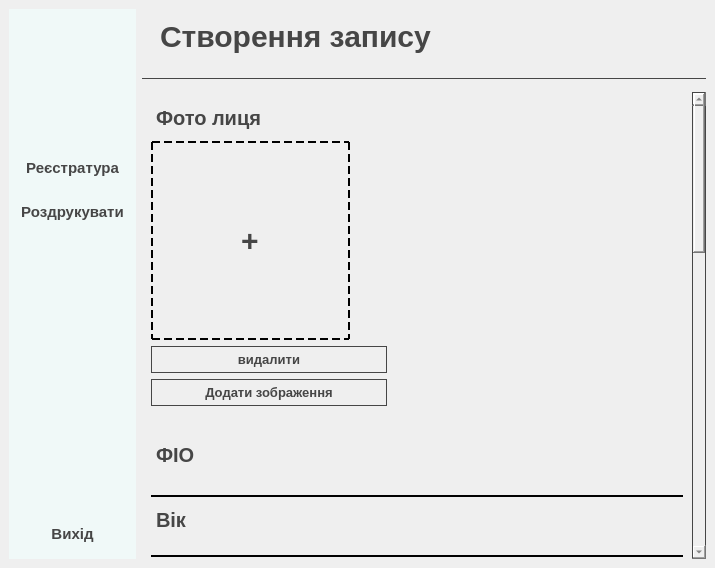
<?xml version="1.0" encoding="UTF-8"?>
<ui version="4.0">
 <class>MainWindow</class>
 <widget class="QMainWindow" name="MainWindow">
  <property name="geometry">
   <rect>
    <x>0</x>
    <y>0</y>
    <width>715</width>
    <height>568</height>
   </rect>
  </property>
  <property name="windowTitle">
   <string>MainWindow</string>
  </property>
  <property name="styleSheet">
   <string notr="true">*{
font-family: 'Comfortaa', cursive;
font-weight: bold;
color: #464646;
}</string>
  </property>
  <widget class="QWidget" name="centralwidget">
   <layout class="QVBoxLayout" name="verticalLayout">
    <property name="spacing">
     <number>0</number>
    </property>
    <property name="leftMargin">
     <number>0</number>
    </property>
    <property name="topMargin">
     <number>0</number>
    </property>
    <property name="rightMargin">
     <number>0</number>
    </property>
    <property name="bottomMargin">
     <number>0</number>
    </property>
    <item>
     <widget class="QStackedWidget" name="stackedWidget">
      <property name="styleSheet">
       <string notr="true">padding: 0px;</string>
      </property>
      <property name="lineWidth">
       <number>0</number>
      </property>
      <widget class="QWidget" name="page">
       <layout class="QGridLayout" name="gridLayout">
        <item row="0" column="0" rowspan="3">
         <widget class="QFrame" name="leftTab">
          <property name="maximumSize">
           <size>
            <width>135</width>
            <height>568</height>
           </size>
          </property>
          <property name="styleSheet">
           <string notr="true">*{
background-color: rgb(240, 249, 248);
}
QPushButton{
font-size: 15px;
font-weight: bold;
border: 0px solid none;
padding: 10px;
}
QPushButton:hover{
border: 2px dashed rgb(101, 199, 198);
}
#leftTab{
padding-left: 0px;
padding-right: 0px;
}</string>
          </property>
          <layout class="QGridLayout" name="leftTabGrid_2">
           <property name="leftMargin">
            <number>0</number>
           </property>
           <property name="topMargin">
            <number>0</number>
           </property>
           <property name="rightMargin">
            <number>0</number>
           </property>
           <property name="bottomMargin">
            <number>6</number>
           </property>
           <property name="spacing">
            <number>6</number>
           </property>
           <item row="1" column="0">
            <widget class="QPushButton" name="btn_menu">
             <property name="sizePolicy">
              <sizepolicy hsizetype="Ignored" vsizetype="Minimum">
               <horstretch>0</horstretch>
               <verstretch>0</verstretch>
              </sizepolicy>
             </property>
             <property name="text">
              <string notr="true">Реєстратура</string>
             </property>
             <property name="autoRepeat">
              <bool>false</bool>
             </property>
             <property name="autoExclusive">
              <bool>false</bool>
             </property>
            </widget>
           </item>
           <item row="2" column="0">
            <widget class="QPushButton" name="pushButton_2">
             <property name="text">
              <string>Роздрукувати</string>
             </property>
            </widget>
           </item>
           <item row="3" column="0">
            <spacer name="verticalSpacer_2">
             <property name="orientation">
              <enum>Qt::Vertical</enum>
             </property>
             <property name="sizeHint" stdset="0">
              <size>
               <width>20</width>
               <height>40</height>
              </size>
             </property>
            </spacer>
           </item>
           <item row="0" column="0">
            <widget class="QLabel" name="logoPhoto">
             <property name="styleSheet">
              <string notr="true">padding: 30px;
margin: 30px;
border-image: url(clear-logo.png);
</string>
             </property>
             <property name="text">
              <string/>
             </property>
            </widget>
           </item>
           <item row="4" column="0">
            <widget class="QPushButton" name="pushButtonExit">
             <property name="text">
              <string>Вихід</string>
             </property>
            </widget>
           </item>
          </layout>
         </widget>
        </item>
        <item row="0" column="1">
         <widget class="QLabel" name="label">
          <property name="styleSheet">
           <string notr="true">font-size: 30px;
font-weight: bold;
padding: 10px;</string>
          </property>
          <property name="text">
           <string>Створення запису</string>
          </property>
         </widget>
        </item>
        <item row="1" column="1">
         <widget class="QLabel" name="line">
          <property name="styleSheet">
           <string notr="true">padding: 0px;</string>
          </property>
          <property name="frameShape">
           <enum>QFrame::HLine</enum>
          </property>
          <property name="text">
           <string/>
          </property>
         </widget>
        </item>
        <item row="2" column="1">
         <widget class="QScrollArea" name="scrollArea">
          <property name="styleSheet">
           <string notr="true">*{
padding: 0px;
background: transparent;
}
*{
color: #464646;
border: 1px solid #464646;
font-size: 13px;
}
QScrollArea{
border: none;
}
QLabel{
border: none;
font-size: 20px;
}
#scrollAreaWidgetContents{
border: none;
}
</string>
          </property>
          <property name="frameShape">
           <enum>QFrame::HLine</enum>
          </property>
          <property name="frameShadow">
           <enum>QFrame::Plain</enum>
          </property>
          <property name="verticalScrollBarPolicy">
           <enum>Qt::ScrollBarAsNeeded</enum>
          </property>
          <property name="horizontalScrollBarPolicy">
           <enum>Qt::ScrollBarAsNeeded</enum>
          </property>
          <property name="sizeAdjustPolicy">
           <enum>QAbstractScrollArea::AdjustIgnored</enum>
          </property>
          <property name="widgetResizable">
           <bool>true</bool>
          </property>
          <widget class="QWidget" name="scrollAreaWidgetContents">
           <property name="geometry">
            <rect>
             <x>0</x>
             <y>0</y>
             <width>539</width>
             <height>1363</height>
            </rect>
           </property>
           <property name="styleSheet">
            <string notr="true">QScrollBar::handle {
        border-radius: 5px;
}
QPushButton{
padding-top: 5px;
padding-bottom: 5px;
}
QLabel{
margin-top: 5px;
}
QScrollBar::handle:vertical {
    background: rgb(101, 199, 198);
}
QLineEdit{
border: 2px solid black;
border-top: none;
border-right: none;
border-left: none;
}
QScrollBar:vertical {
	border-radius: 10px;
}
QPushButton:hover{
border: 2px dashed #464646;
}
QPushButton:pressed {
   background: rgb(240, 249, 248);
}</string>
           </property>
           <layout class="QGridLayout" name="gridLayout_2">
            <item row="24" column="1">
             <spacer name="verticalSpacer_4">
              <property name="orientation">
               <enum>Qt::Vertical</enum>
              </property>
              <property name="sizeType">
               <enum>QSizePolicy::Fixed</enum>
              </property>
              <property name="sizeHint" stdset="0">
               <size>
                <width>20</width>
                <height>50</height>
               </size>
              </property>
             </spacer>
            </item>
            <item row="0" column="0">
             <widget class="QLabel" name="photoText">
              <property name="text">
               <string>Фото лиця</string>
              </property>
             </widget>
            </item>
            <item row="19" column="1">
             <widget class="QPushButton" name="previousPage">
              <property name="text">
               <string>&lt;</string>
              </property>
             </widget>
            </item>
            <item row="4" column="0">
             <widget class="QPushButton" name="faceIMGAdd">
              <property name="text">
               <string>Додати зображення</string>
              </property>
             </widget>
            </item>
            <item row="12" column="0" colspan="5">
             <widget class="QLineEdit" name="dateLine">
              <property name="styleSheet">
               <string notr="true"/>
              </property>
              <property name="text">
               <string/>
              </property>
             </widget>
            </item>
            <item row="23" column="1" colspan="2">
             <widget class="QPushButton" name="imgDelete">
              <property name="text">
               <string>Видалити</string>
              </property>
             </widget>
            </item>
            <item row="20" column="0" colspan="3">
             <widget class="QStackedWidget" name="otherPhotosList">
              <property name="minimumSize">
               <size>
                <width>0</width>
                <height>300</height>
               </size>
              </property>
              <widget class="QWidget" name="page_3">
               <layout class="QHBoxLayout" name="horizontalLayout">
                <item>
                 <widget class="QLabel" name="label_2">
                  <property name="text">
                   <string>Empty</string>
                  </property>
                 </widget>
                </item>
               </layout>
              </widget>
              <widget class="QWidget" name="page_4"/>
             </widget>
            </item>
            <item row="3" column="0">
             <widget class="QPushButton" name="faceIMGDelete">
              <property name="text">
               <string>видалити</string>
              </property>
             </widget>
            </item>
            <item row="5" column="0" colspan="5">
             <spacer name="verticalSpacer_3">
              <property name="orientation">
               <enum>Qt::Vertical</enum>
              </property>
              <property name="sizeType">
               <enum>QSizePolicy::Fixed</enum>
              </property>
              <property name="sizeHint" stdset="0">
               <size>
                <width>20</width>
                <height>20</height>
               </size>
              </property>
             </spacer>
            </item>
            <item row="11" column="0">
             <widget class="QLabel" name="Date">
              <property name="text">
               <string>Дата народження</string>
              </property>
              <property name="alignment">
               <set>Qt::AlignBottom|Qt::AlignLeading|Qt::AlignLeft</set>
              </property>
             </widget>
            </item>
            <item row="20" column="3" colspan="2">
             <widget class="QLabel" name="label_9">
              <property name="text">
               <string>№ Сторінки</string>
              </property>
              <property name="alignment">
               <set>Qt::AlignBottom|Qt::AlignLeading|Qt::AlignLeft</set>
              </property>
             </widget>
            </item>
            <item row="9" column="0" colspan="2">
             <widget class="QLabel" name="yearOldText">
              <property name="text">
               <string>Вік</string>
              </property>
             </widget>
            </item>
            <item row="8" column="0" colspan="5">
             <widget class="QLineEdit" name="FIOLine">
              <property name="inputMask">
               <string/>
              </property>
              <property name="text">
               <string notr="true"/>
              </property>
              <property name="echoMode">
               <enum>QLineEdit::Normal</enum>
              </property>
              <property name="dragEnabled">
               <bool>true</bool>
              </property>
              <property name="readOnly">
               <bool>false</bool>
              </property>
              <property name="placeholderText">
               <string notr="true"/>
              </property>
              <property name="clearButtonEnabled">
               <bool>false</bool>
              </property>
             </widget>
            </item>
            <item row="26" column="0" colspan="5">
             <widget class="QTextEdit" name="textEdit">
              <property name="minimumSize">
               <size>
                <width>0</width>
                <height>200</height>
               </size>
              </property>
             </widget>
            </item>
            <item row="27" column="0" colspan="5">
             <widget class="QPushButton" name="saveChanges">
              <property name="styleSheet">
               <string notr="true">QPushButton{
border: 2px solid rgb(101, 199, 198);
background: rgb(101, 199, 198);
padding: 10px;
border-radius: 10px;
font-size: 20px;
color: rgb(240, 249, 248);
}
QPushButton:hover{
border: 2px dashed  rgb(101, 199, 198);
color: rgb(101, 199, 198);
background: rgb(240, 249, 248);
}</string>
              </property>
              <property name="text">
               <string>Зберегти</string>
              </property>
             </widget>
            </item>
            <item row="23" column="0">
             <widget class="QPushButton" name="imgAdd">
              <property name="text">
               <string>Додати зображення</string>
              </property>
             </widget>
            </item>
            <item row="25" column="0">
             <widget class="QLabel" name="addInfLabel">
              <property name="text">
               <string>Додаткова інформація</string>
              </property>
             </widget>
            </item>
            <item row="28" column="0" colspan="5">
             <spacer name="verticalSpacer_5">
              <property name="orientation">
               <enum>Qt::Vertical</enum>
              </property>
              <property name="sizeType">
               <enum>QSizePolicy::Fixed</enum>
              </property>
              <property name="sizeHint" stdset="0">
               <size>
                <width>20</width>
                <height>40</height>
               </size>
              </property>
             </spacer>
            </item>
            <item row="10" column="0" colspan="5">
             <widget class="QLineEdit" name="year_oldLine"/>
            </item>
            <item row="6" column="0" colspan="2">
             <widget class="QLabel" name="label_7">
              <property name="text">
               <string>ФІО</string>
              </property>
              <property name="alignment">
               <set>Qt::AlignBottom|Qt::AlignLeading|Qt::AlignLeft</set>
              </property>
             </widget>
            </item>
            <item row="19" column="0">
             <widget class="QLabel" name="label_6">
              <property name="text">
               <string>Додаток</string>
              </property>
             </widget>
            </item>
            <item row="19" column="2">
             <widget class="QPushButton" name="nextPage">
              <property name="text">
               <string>&gt;</string>
              </property>
             </widget>
            </item>
            <item row="14" column="1" colspan="3">
             <spacer name="verticalSpacer">
              <property name="orientation">
               <enum>Qt::Vertical</enum>
              </property>
              <property name="sizeType">
               <enum>QSizePolicy::Fixed</enum>
              </property>
              <property name="sizeHint" stdset="0">
               <size>
                <width>20</width>
                <height>50</height>
               </size>
              </property>
             </spacer>
            </item>
            <item row="1" column="0" rowspan="2" colspan="5">
             <widget class="QLabel" name="photoScreen">
              <property name="sizePolicy">
               <sizepolicy hsizetype="Fixed" vsizetype="Expanding">
                <horstretch>0</horstretch>
                <verstretch>0</verstretch>
               </sizepolicy>
              </property>
              <property name="styleSheet">
               <string notr="true">QLabel {
    border: 2px dashed black;
    font-size: 30px;
    padding: 80px;
}</string>
              </property>
              <property name="text">
               <string>+</string>
              </property>
              <property name="alignment">
               <set>Qt::AlignLeading|Qt::AlignLeft|Qt::AlignVCenter</set>
              </property>
             </widget>
            </item>
           </layout>
          </widget>
         </widget>
        </item>
       </layout>
      </widget>
      <widget class="QWidget" name="page_2"/>
     </widget>
    </item>
   </layout>
  </widget>
 </widget>
 <resources/>
 <connections/>
</ui>
